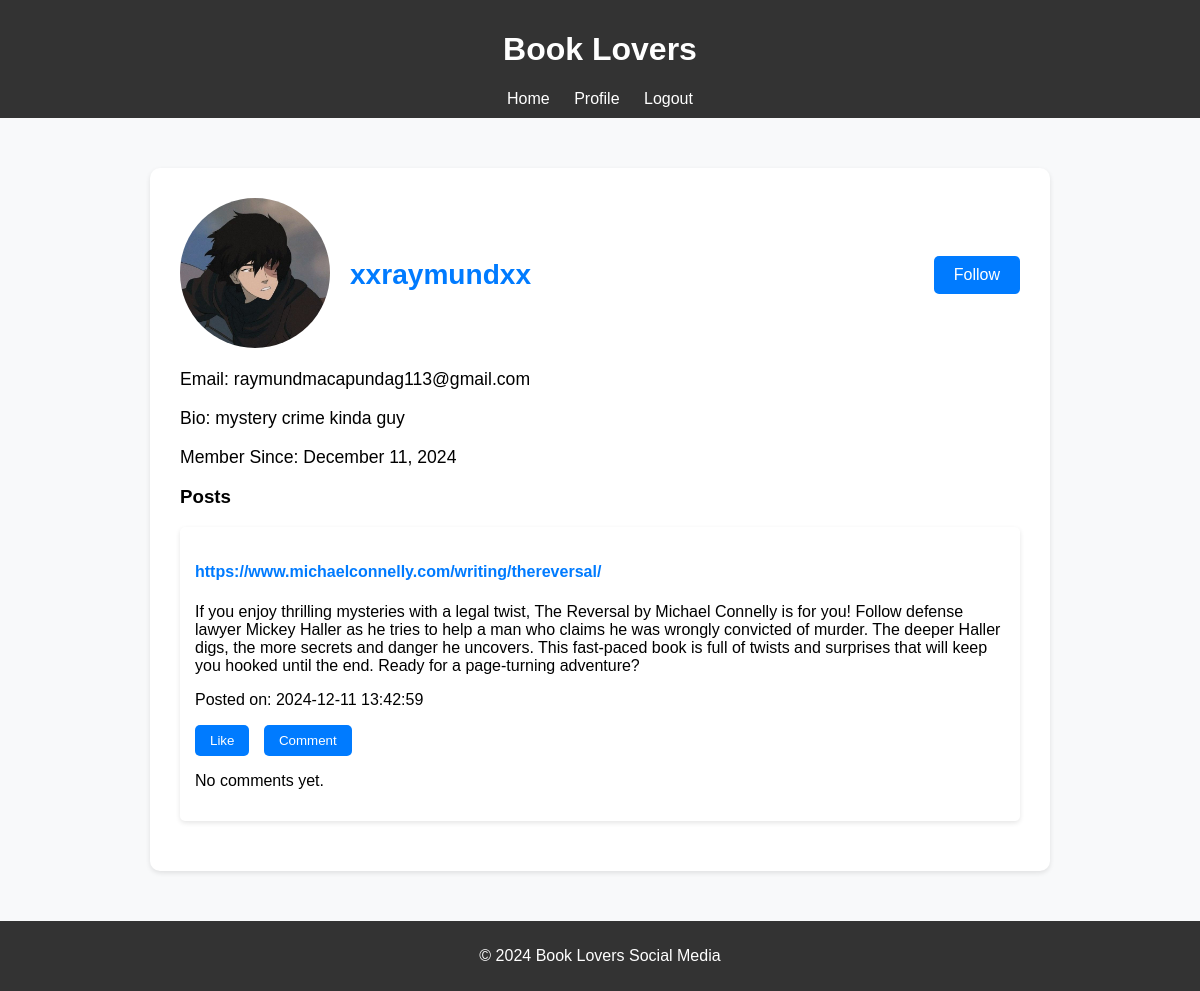
The app's page /profile.php?user_id=2 with its own data.
### tables this page shows
CREATE TABLE `users` (
  `user_id` int(11) NOT NULL,
  `username` varchar(50) NOT NULL,
  `email` varchar(100) NOT NULL,
  `password` varchar(255) NOT NULL,
  `bio` text DEFAULT NULL,
  `profile_image` varchar(255) DEFAULT NULL,
  `created_at` timestamp NOT NULL DEFAULT current_timestamp()
);

CREATE TABLE `posts` (
  `post_id` int(11) NOT NULL,
  `user_id` int(11) NOT NULL,
  `content` text NOT NULL,
  `created_at` timestamp NOT NULL DEFAULT current_timestamp(),
  `book_url` varchar(255) DEFAULT NULL
);

### profile.php (the view, shortened to what this page needs)
<?php
include 'connect.php';
include 'header.php';
if (isset($_GET['user_id'])) {
    $profile_user_id = $_GET['user_id'];
} else {
    $profile_user_id = $_SESSION['user_id'];
}
$sql = "SELECT * FROM Users WHERE user_id = ?";
$stmt = $conn->prepare($sql);
$stmt->bind_param("i", $profile_user_id);
$stmt->execute();
$result = $stmt->get_result();
$user = $result->fetch_assoc();
$sql = "SELECT post_id, book_url, content, created_at FROM Posts WHERE user_id = ? ORDER BY created_at DESC";
$stmt = $conn->prepare($sql);
$stmt->bind_param("i", $profile_user_id);
$stmt->execute();
$posts_result = $stmt->get_result();
function isLiked($post_id, $user_id) {
    global $conn;
    $sql = "SELECT * FROM Likes WHERE user_id = ? AND post_id = ?";
    $stmt = $conn->prepare($sql);
    $stmt->bind_param("ii", $user_id, $post_id);
    $stmt->execute();
    $result = $stmt->get_result();
    return $result->num_rows > 0;
}
?>
<!DOCTYPE html>
<html lang="en">
<head>
</head>
<body>
    <div class="container">
        <div class="profile-header">
            <div>
                <?php if (!empty($user['profile_image'])): ?>
                    <img src="uploads/<?= $user['profile_image'] ?>" alt="Profile Image">
                <?php endif; ?>
            </div>
            <div class="username">
                <h3><?= htmlspecialchars($user['username']) ?></h3>
            </div>
            <?php
            $current_user_id = $_SESSION['user_id'];
            $checkFollowQuery = "SELECT * FROM Follows WHERE follower_id = ? AND followed_id = ?";
            $stmt = $conn->prepare($checkFollowQuery);
            $stmt->bind_param("ii", $current_user_id, $profile_user_id);
            $stmt->execute();
            $followResult = $stmt->get_result();
            if ($followResult->num_rows > 0):
            ?>
                <span class="follow-link">Following</span>
            <?php else:  ?>
                <a href="follow.php?followed_user_id=<?= $profile_user_id ?>" class="follow-link">Follow</a>
            <?php endif; ?>
        </div>
        <div class="profile-info">
            <p>Email: <?= htmlspecialchars($user['email']) ?></p>
            <p>Bio: <?= htmlspecialchars($user['bio']) ?></p>
            <p>Member Since: <?= date("F j, Y", strtotime($user['created_at'])) ?></p>
        </div>
        <div class="posts">
            <h3>Posts</h3>
            <?php if ($posts_result->num_rows > 0): ?>
                <?php while ($post = $posts_result->fetch_assoc()): ?>
                    <div class="post">
                        <?php if (!empty($post['book_url'])): ?>
                            <h4><a href="<?= htmlspecialchars($post['book_url']) ?>" target="_blank"><?= htmlspecialchars($post['book_url']) ?></a></h4>
                        <?php else: ?>
                            <h4>No Book URL Provided</h4>
                        <?php endif; ?>
                        <p><?= htmlspecialchars($post['content']) ?></p>
                        <p>Posted on: <?= $post['created_at'] ?></p>
                        <div class="post-actions">
                            <?php if (isLiked($post['post_id'], $_SESSION['user_id'])): ?>
                                <button class="liked" disabled>Liked</button>
                            <?php else: ?>
                                <button onclick="window.location.href='like.php?post_id=<?= $post['post_id'] ?>'">Like</button>
                            <?php endif; ?>
                            <button type="button" onclick="toggleCommentForm(<?= $post['post_id'] ?>)">Comment</button>
                        </div>
                        <div class="comments">
                            <?php
                            $comment_sql = "SELECT Comments.content, Users.username, Comments.created_at
                                            FROM Comments
                                            JOIN Users ON Comments.user_id = Users.user_id
                                            WHERE Comments.post_id = ?
                                            ORDER BY Comments.created_at ASC";
                            $comment_stmt = $conn->prepare($comment_sql);
                            $comment_stmt->bind_param("i", $post['post_id']);
                            $comment_stmt->execute();
                            $comment_result = $comment_stmt->get_result();
                            if ($comment_result->num_rows > 0):
                                while ($comment = $comment_result->fetch_assoc()): ?>
                                    <div class="comment">
                                        <p><strong><?= htmlspecialchars($comment['username']) ?>:</strong> <?= htmlspecialchars($comment['content']) ?></p>
                                        <small>Posted on: <?= $comment['created_at'] ?></small>
                                    </div>
                                <?php endwhile;
                            else: ?>
                                <p>No comments yet.</p>
                            <?php endif; ?>
                        </div>
                    </div>
                <?php endwhile; ?>
            <?php else: ?>
                <p>This user hasn't posted anything yet.</p>
            <?php endif; ?>
        </div>
    </div>
</body>
</html>
<?php include 'footer.php'; ?>

### profile.php (style rules this page uses)
body { font-family: Arial, sans-serif; background-color: #f8f9fa; margin: 0; padding: 0; }
.container { width: 70%; margin: 50px auto; background: white; padding: 30px; border-radius: 10px; box-shadow: 0 2px 5px rgba(0, 0, 0, 0.1); }
.profile-header { display: flex; align-items: center; justify-content: space-between; }
.profile-header img { width: 150px; height: 150px; border-radius: 50%; margin-right: 20px; }
.profile-header .username { color: #007BFF; font-size: 1.5em; text-align: left; flex-grow: 1; }
.follow-link { background-color: #007BFF; color: white; text-decoration: none; padding: 10px 20px; border-radius: 5px; }
.profile-info p { font-size: 1.1em; margin-bottom: 10px; }
.post { background-color: #fff; padding: 15px; border-radius: 5px; margin-bottom: 20px; box-shadow: 0 2px 5px rgba(0, 0, 0, 0.1); }
.post h4 { color: #007BFF; }
.post a { color: #007BFF; text-decoration: none; }
.post-actions { margin-top: 10px; }
.post-actions button { background-color: #007BFF; color: white; border: none; padding: 8px 15px; margin-right: 10px; border-radius: 5px; cursor: pointer; }

### records on screen
users: profile_image (picture), username "xxraymundxx", email "raymundmacapundag113@gmail.com", bio "mystery crime kinda guy", created_at "December 11, 2024"
posts: book_url "https://www.michaelconnelly.com/writing/thereversal/", content "If you enjoy thrilling mysteries with a legal twist, The Reversal by Michael Connelly is for you! Follow defense lawyer Mickey Haller as he tries to help a man who claims he was wrongly convicted of murder. The deeper Haller digs, the more secrets and danger he uncovers. This fast-paced book is full of twists and surprises that will keep you hooked until the end. Ready for a page-turning adventure?", created_at "2024-12-11 13:42:59"
